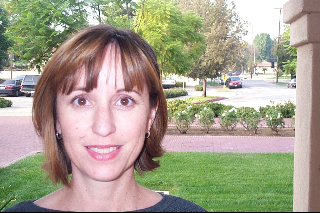
#> input picture pics/face.bmp, 320 x 213 px; its folder holds only this picture in this run
$ python script.py
#> lines starting #> are read from the running program, lines starting #| are printed output that depends on the picture
import numpy as np
import cv2
from skimage.exposure import rescale_intensity
import glob
import os


def convolution(image, kernel, rescale=False, o_range=(-255, 255)):
	#get input sizes
	imgRows, imgCols = image.shape[0], image.shape[1]
	kerRows, kerCols = kernel.shape[0], kernel.shape[1]

	#create empty output matrix
	outRows = imgRows + kerRows - 1
	outCols = imgCols + kerCols - 1
	out = np.zeros((outRows, outCols))

	#slide over every output cell to calculate its value
	for currentOutRow in range(outRows):
		for currentOutCol in range(outCols):
			#slide over every kernel cell to calculate the output value of the current cell
			for currentKerRow in range(kerRows):
				for currentKerCol in range(kerCols):
					rowDiff = currentOutRow - currentKerRow #<---sliding bottom to top
					colDiff = currentOutCol - currentKerCol #<---sliding right to left
					if (rowDiff >= 0) and (rowDiff < imgRows):
						if(colDiff >= 0) and (colDiff < imgCols):
							oldOut = out[currentOutRow, currentOutCol]
							currentKer = kernel[currentKerRow, currentKerCol]
							currentImg = image[rowDiff, colDiff]
							out[currentOutRow, currentOutCol] = oldOut + (currentKer * currentImg)
	if(rescale):
		out = rescale_intensity(out, out_range=o_range)
	return out


def getKernel(filterName):
	if (filterName == "sobel"):
		filterX = np.array(([-1, 0, 1],[-2, 0, 2],[-1, 0, 1]), dtype="int")
		filterY = np.array(([1, 2, 1],[0, 0, 0],[-1, -2, -1]), dtype="int")
	elif (filterName == "prewitt"):
		filterX = np.array(([-1, 0, 1],[-1, 0, 1],[-1, 0, 1]), dtype="int")
		filterY = np.array(([1, 1, 1],[0, 0, 0],[-1, -1, -1]), dtype="int")
	elif (filterName == "roberts"):
		filterX = np.array(([+1, 0],[0, -1]), dtype="int")
		filterY = np.array(([0, -1],[1, 0]), dtype="int")
	elif (filterName == "blur"):
		filterX = np.array(([0.0625, 0.125, 0.0625],[0.125, 0.25, 0.125],[0.0625, 0.125, 0.0625]), dtype="float")
		filterY = np.array(([0, 0, 0],[0, 0, 0],[0, 0, 0]), dtype="int")
	elif (filterName == "sharpen"):
		filterX = np.array(([0, -1, 0],[-1, 5, -1],[0, -1, 0]), dtype="int")
		filterY = np.array(([0, 0, 0],[0, 0, 0],[0, 0, 0]), dtype="int")
	elif (filterName == "outline"):
		filterX = np.array(([-1, -1, -1],[-1, 8, -1],[-1, -1, -1]), dtype="int")
		filterY = np.array(([0, 0, 0],[0, 0, 0],[0, 0, 0]), dtype="int")
	return filterX, filterY


def saveImage(folder, imgName, filterName, Gx, Gy, magnitude):
	cv2.imwrite("./" + folder + "/" + imgName + "_" + filterName + "_Gx.jpg",Gx)
	cv2.imwrite("./" + folder + "/" + imgName + "_" + filterName + "_Gy.jpg",Gy)
	cv2.imwrite("./" + folder + "/" + imgName + "_" + filterName + "_magnitude.jpg",np.float32(magnitude))


def computeImage(img, filterX, filterY):
	Gx = convolution(img, filterX)
	Gy = convolution(img, filterY)
	magnitude = np.hypot(Gx, Gy)
	return Gx, Gy, magnitude


#grabbing pictures in the folder
folder = "pics/"
images = [os.path.basename(x) for x in glob.glob(folder + '*.bmp')]
images = [os.path.splitext(x)[0] for x in images]

for image in images:
	print("Elaborating " + image + ".bmp")
	img = cv2.cvtColor(cv2.imread("./" + folder + image + ".bmp"), cv2.COLOR_BGR2GRAY)
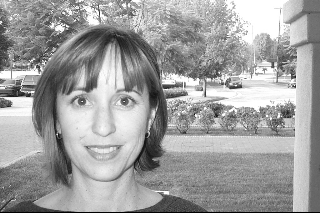
#> img: shape (213, 320); min 0, max 255, mean 158.9
	cv2.imwrite("./out" + "/" + image + "_original" + ".jpg",img)


	#apply filters and save images
	filterX, filterY = getKernel("sobel")
	Gx, Gy, magnitude = computeImage(img, filterX, filterY)
#> after the loop in convolution, `for currentOutRow in range(outRows):`:
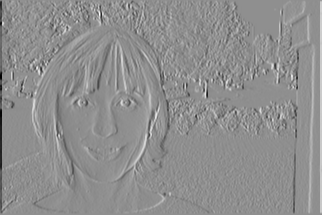
#> out: shape (215, 322) float64; min -1020, max 798, mean 0; drawn with min black and max white
	saveImage("out", image, "sobel", Gx, Gy, magnitude)

	filterX, filterY = getKernel("prewitt")
	Gx, Gy, magnitude = computeImage(img, filterX, filterY)
	saveImage("out", image, "prewitt", Gx, Gy, magnitude)
#> call 2 of saveImage, with folder = 'out', imgName = 'face', filterName = 'prewitt'
#> in saveImage (call 2), `cv2.imwrite("./" + folder + "/" + imgName + "_" + filterName + "_magni..`:
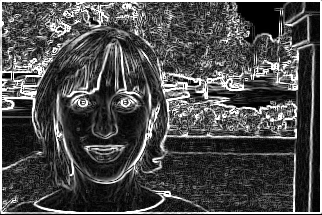
#> saved as face_prewitt_magnitude.jpg: shape (215, 322); min 0, max 255, mean 76.3

	filterX, filterY = getKernel("roberts")
	Gx, Gy, magnitude = computeImage(img, filterX, filterY)
	saveImage("out", image, "roberts", Gx, Gy, magnitude)

	#BONUS: blur, sharpen, outline, blur&outline filters
	filterX, _ = getKernel("blur")
	Gx = convolution(img, filterX)
	cv2.imwrite("./out" + "/" + image + "_blur" + ".jpg",Gx)
	filterX, _ = getKernel("sharpen")
	Gx = convolution(img, filterX)
	cv2.imwrite("./out" + "/" + image + "_sharpen" + ".jpg",Gx)
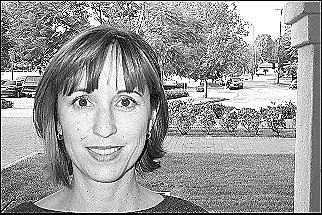
#> saved as face_sharpen.jpg: shape (215, 322); min 0, max 255, mean 153.5
	filterX, _ = getKernel("outline")
	Gx = convolution(img, filterX)
	cv2.imwrite("./out" + "/" + image + "_outline" + ".jpg",Gx)
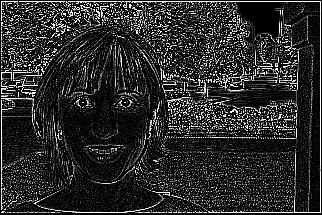
#> saved as face_outline.jpg: shape (215, 322); min 0, max 255, mean 42.5
	filterY, _ = getKernel("blur")
	Gx = convolution(convolution(img, filterY),filterX)
#> in convolution (call 11), `imgRows, imgCols = image.shape[0], image.shape[1]`: imgRows = 215; imgCols = 322
#> in convolution (call 11), `outRows = imgRows + kerRows - 1`: outRows = 217
#> in convolution (call 11), `outCols = imgCols + kerCols - 1`: outCols = 324
#> after the loop in convolution (call 11), `for currentOutRow in range(outRows):`:
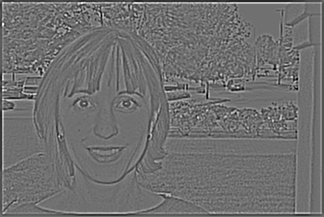
#> out: shape (217, 324) float64; min -290.6, max 370.6, mean 0; drawn with min black and max white
	cv2.imwrite("./out" + "/" + image + "_blur_outline" + ".jpg",Gx)
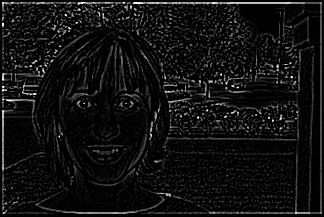
#> saved as face_blur_outline.jpg: shape (217, 324); min 0, max 255, mean 16.3

print("Convolution: Done!")

$ run again, on pics/tree.bmp
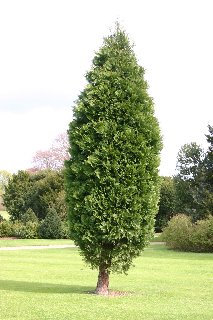
#> input picture pics/tree.bmp, 213 x 320 px
#> magnitude: shape (321, 214) float64
#> imgRows = 322; imgCols = 215
#> outRows = 324
#> outCols = 217
#> after the loop in convolution (call 11), `for currentOutRow in range(outRows):`:
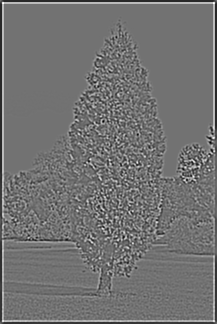
#> out: shape (324, 217) float64; min -297.9, max 366.6, mean 0; drawn with min black and max white
#> `cv2.imwrite("./out" + "/" + image + "_blur_outline" + ".jpg",Gx)`:
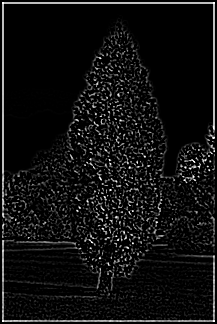
#> saved as tree_blur_outline.jpg: shape (324, 217); min 0, max 255, mean 16.9
